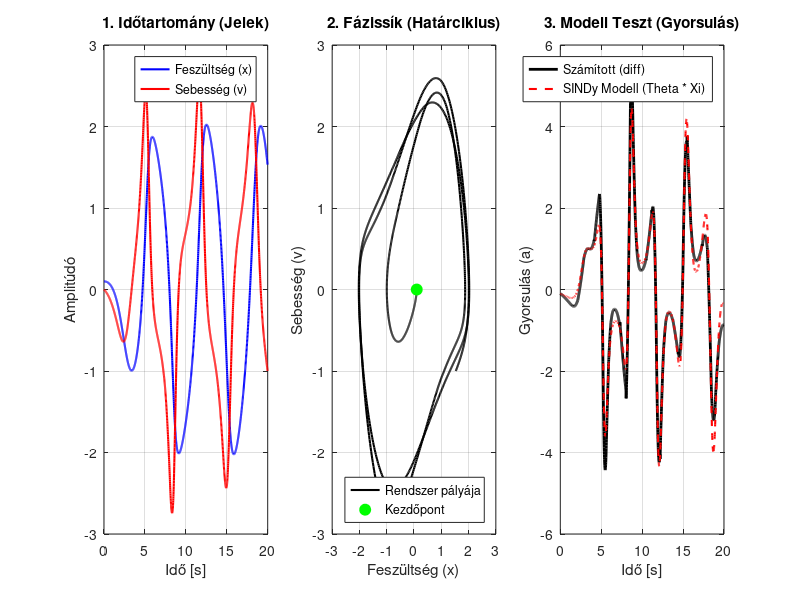

This chart was generated by the following MATLAB code:
%% VAN DER POL OSZCILLÁTOR - SINDy
clear; clc; close all;

mu = 1.5; % nem linearitas
dt = 0.01;
t_meres = (0:dt:20)';

%%
%v = u' ; a = mu * (1 - u^2) * v  - u 
%u - fesz, v -fesz vált seb, a - fesz gyors (kirchoff)
ode_func = @(t, x) [x(2); (1.5 - 0.05*t) * (1 - x(1)^2) * x(2) - x(1)];
[~, x_adat] = ode45(ode_func, t_meres, [0.1; 0]); 

x_mert = x_adat(:, 1); 

% dx/dt
v_szamitott = diff(x_mert) / dt; 

% dv/dt
a_szamitott = diff(v_szamitott) / dt;

x_konyvtar = x_mert(1 : end-2);
v_konyvtar = v_szamitott(1 : end-1);

%%
Theta = [ones(size(x_konyvtar)), x_konyvtar, v_konyvtar, x_konyvtar.*v_konyvtar, ...
         x_konyvtar.^2, v_konyvtar.^2, (x_konyvtar.^2).*v_konyvtar, x_konyvtar.*(v_konyvtar.^2), ...
         x_konyvtar.^3, v_konyvtar.^3]; 

konyvtar_nevek = {'1', 'x', 'v', 'x*v', 'x^2', 'v^2', 'x^2*v', 'x*v^2', 'x^3', 'v^3'};

% Ritkítás (STLSQ)
lambda = 0.1; 
Xi = Theta \ a_szamitott; 

%10 iteráció
for k = 1:10
    kis_indexek = (abs(Xi) < lambda);
    Xi(kis_indexek) = 0;              
    nagy_indexek = ~kis_indexek;      
    
    if any(nagy_indexek)
        %újra futtatás
        Xi(nagy_indexek) = Theta(:, nagy_indexek) \ a_szamitott;
    end
end

%%
clc;
fprintf('--- Van der Pol Oszcillátor (diff függvénnyel) ---\n\n');
fprintf('A keresett (elméleti) együtthatók:\n');
fprintf('x     : -1.0000\n');
fprintf('v     :  1.5000\n');
fprintf('x^2*v : -1.5000\n\n');

fprintf('--- SINDy Által Talált Egyenlet ---\n');
for i = 1:length(Xi)
    if Xi(i) ~= 0
        fprintf('%6s tag együtthatója: %8.4f\n', konyvtar_nevek{i}, Xi(i));
    end
end

% Plot
a_sindy = Theta * Xi;

t_plot = t_meres(1:end-2);

figure('Name', 'Van der Pol Oszcillátor - SINDy Eredmények', 'Position', [100, 100, 1200, 400]);

% 1. Grafikon: Az x és v értékek az idő függvényében
subplot(1, 3, 1);
plot(t_plot, x_konyvtar, 'b', 'LineWidth', 1.5); 
hold on;
plot(t_plot, v_konyvtar, 'r', 'LineWidth', 1.5);
title('1. Időtartomány (Jelek)');
xlabel('Idő [s]'); ylabel('Amplitúdó');
legend('Feszültség (x)', 'Sebesség (v)');
grid on;

% 2. Grafikon: A Fázissík (x a v függvényében) - Ez adja a Határciklust
subplot(1, 3, 2);
plot(x_konyvtar, v_konyvtar, 'k', 'LineWidth', 1.5); hold on;
plot(x_konyvtar(1), v_konyvtar(1), 'go', 'MarkerSize', 8, 'MarkerFaceColor', 'g');
title('2. Fázissík (Határciklus)');
xlabel('Feszültség (x)'); ylabel('Sebesség (v)');
legend('Rendszer pályája', 'Kezdőpont', 'Location', 'southeast');
grid on;

% 3. Grafikon: A modell verifikációja (Mért vs. Kiszámolt gyorsulás)
subplot(1, 3, 3);
plot(t_plot, a_szamitott, 'k', 'LineWidth', 2); hold on;
plot(t_plot, a_sindy, 'r--', 'LineWidth', 1.5);
title('3. Modell Teszt (Gyorsulás)');
xlabel('Idő [s]'); ylabel('Gyorsulás (a)');
legend('Számított (diff)', 'SINDy Modell (Theta * Xi)');
grid on;
